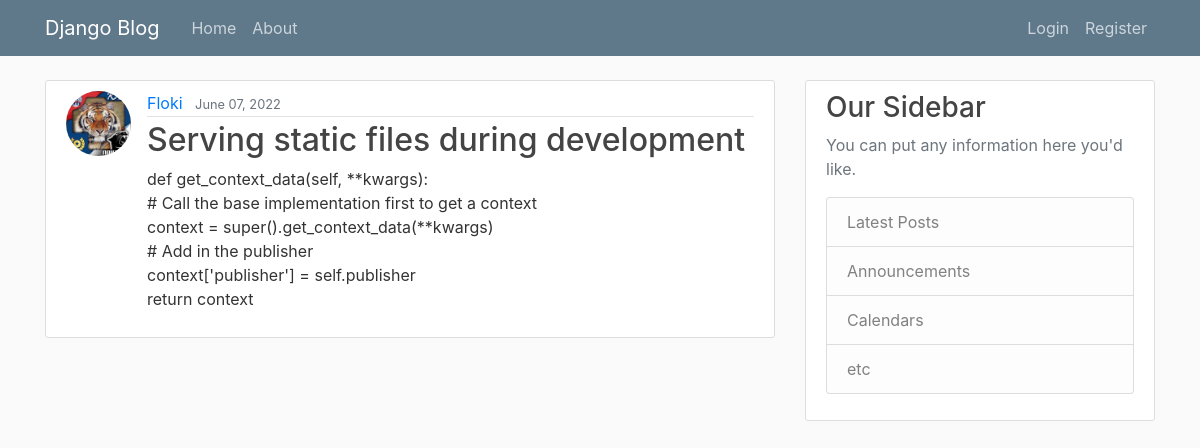
Page /post/6/ on the committed database.
### blog/models.py (models this page shows, shortened)
class Post(models.Model):
    title = models.CharField(max_length=100)
    content = models.TextField()
    date_posted = models.DateTimeField(default=timezone.now)
    author = models.ForeignKey(User, on_delete=models.CASCADE)

### users/models.py (models this page shows, shortened)
class Profile(models.Model):
    user = models.OneToOneField(User, on_delete=models.CASCADE)
    image = models.ImageField(default='default.jpg', upload_to='profile_pics')

### blog/views.py (the view)
# urls.py: path('post/<int:pk>/',PostDetailView.as_view(), name='post-detail'),
class PostDetailView(DetailView):
    model = Post

### blog/templates/blog/post_detail.html (shortened to what this page needs)
{% extends 'blog/base.html' %}
{% block content %}
    <article class="media content-section">
        <img class="rounded-circle article-img"src="{{ object.author.profile.image.url }}">
        <div class="media-body">
        <div class="article-metadata">
            <a class="mr-2" href="#">{{ object.author }}</a>
            <small class="text-muted">{{ object.date_posted|date:"F d, Y" }}</small>
        </div>
        <h2 class="article-title">{{ object.title }}</h2>
        <p class="article-content">{{ object.content }}</p>
        </div>
    </article>
{% endblock content %}

### blog/static/blog/main.css (style rules this page uses)
body { background: #fafafa; color: #333333; margin-top: 5rem; }
h1, h2, h3, h4, h5, h6 { color: #444444; }
.content-section { background: #ffffff; padding: 10px 20px; border: 1px solid #dddddd; border-radius: 3px; margin-bottom: 20px; }
.article-title { color: #444444; }
.article-content { white-space: pre-line; }
.article-img { height: 65px; width: 65px; margin-right: 16px; }
.article-metadata { padding-bottom: 1px; margin-bottom: 4px; border-bottom: 1px solid #e3e3e3 }

### rows in the picture
Post: author.profile.image (picture), author "Floki", date_posted "June 07, 2022", title "Serving static files during development", content "def get_context_data(self, **kwargs): # Call the base implementation first to get a context context = super().get_context_data(**kwargs) # Add in the publisher context['publisher'] = self.publisher return context"
